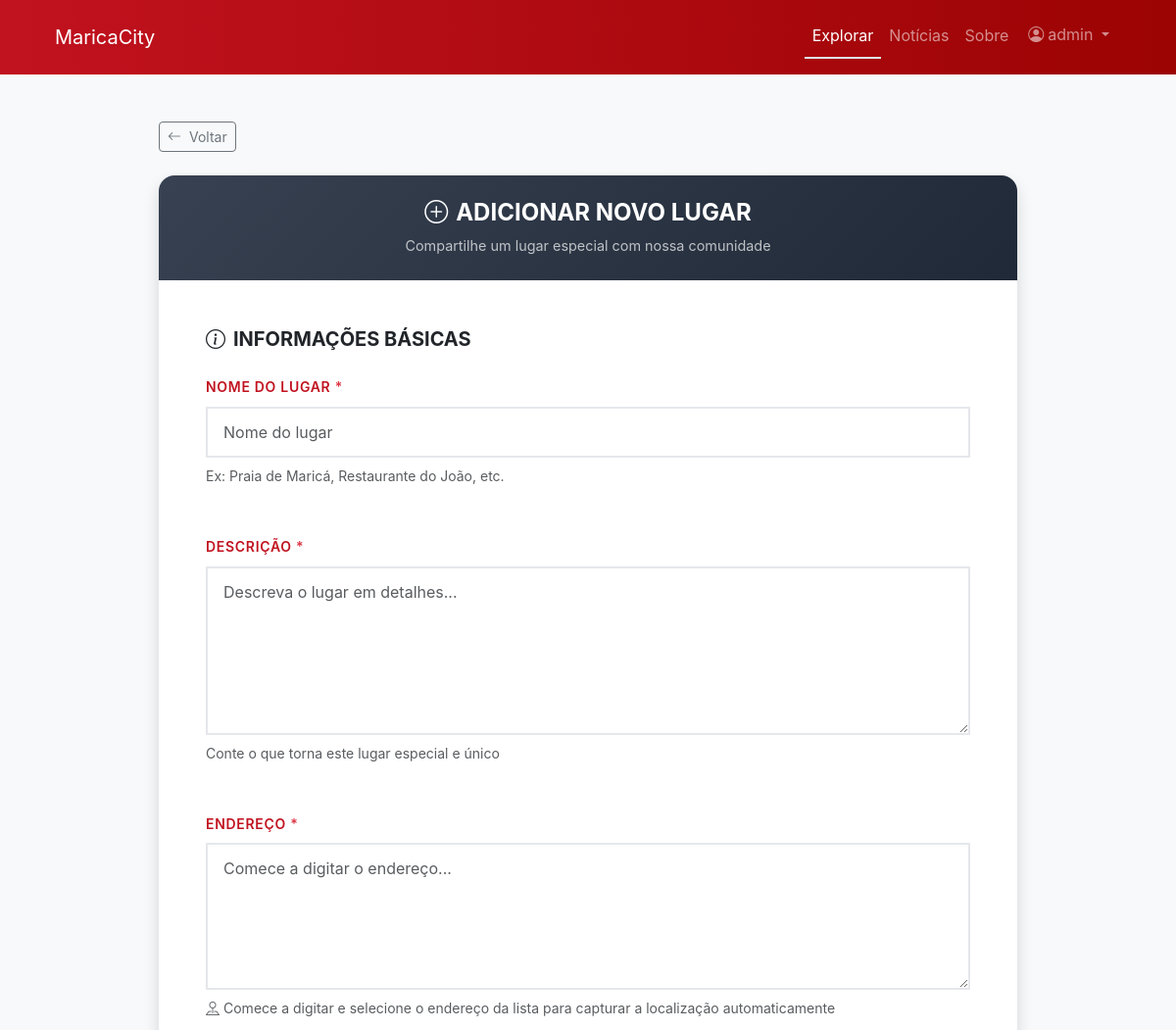
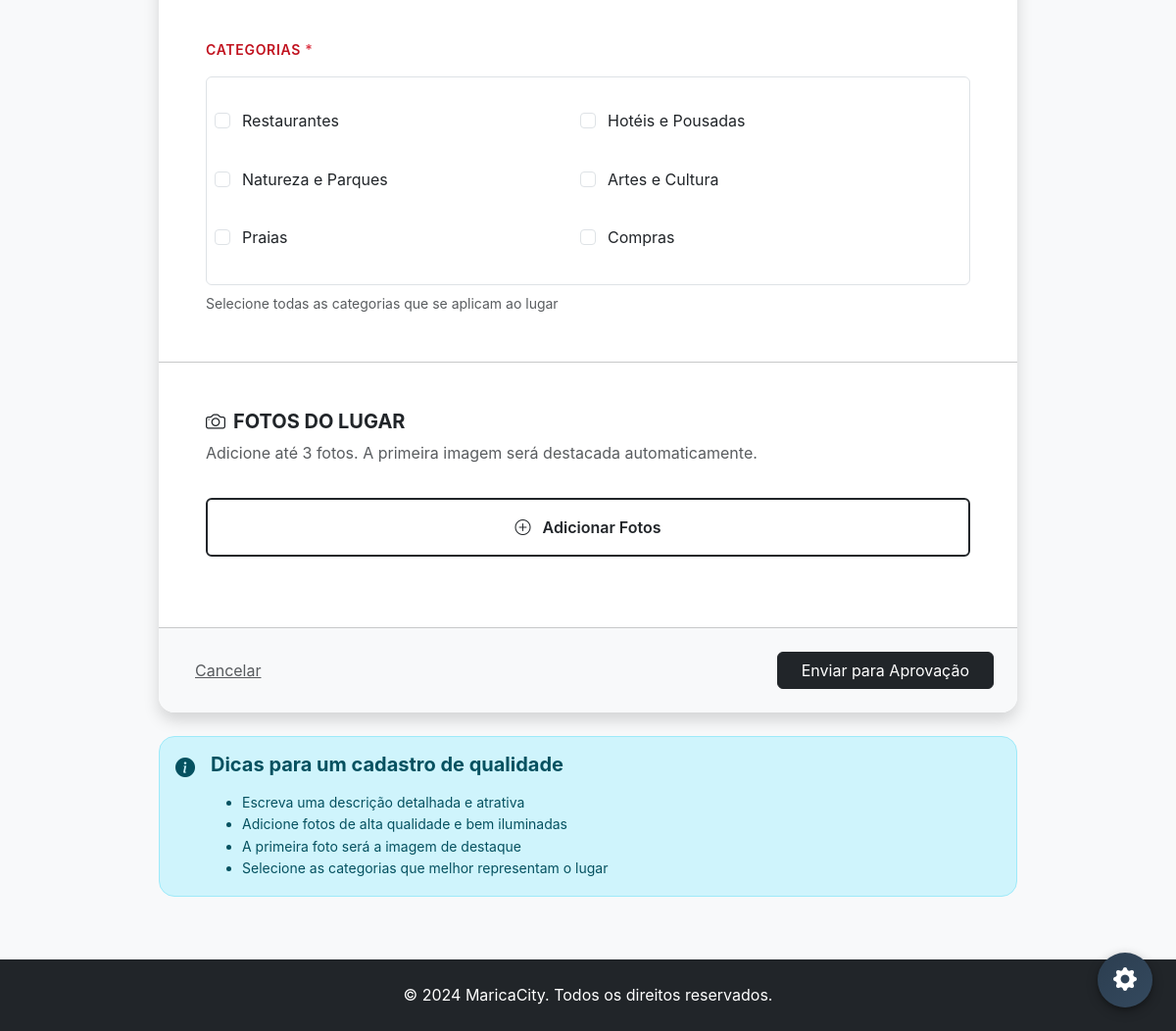
The app's page /explore/place/create/ (signed in) with its own data (2 pictures, top to bottom).
### apps/accounts/models.py (models this page shows, shortened)
class User(AbstractUser):
    @property
    def can_create_places(self):
        return self.is_authenticated
    @property
    def can_moderate(self):
        return self.is_staff or self.is_superuser
    class Meta:
        ordering = ["-created_at"]
        verbose_name = "Usuário"
        verbose_name_plural = "Usuários"
    bio = models.TextField(blank=True, null=True, help_text="Biografia do usuário")
    contact_phone = models.CharField(
        max_length=20, blank=True, null=True, help_text="Número de telefone de contato"
    )
    contact_email = models.EmailField(
        blank=True,
        null=True,
        help_text="E-mail de contato público (diferente do e-mail de login)",
    )
    contact_website = models.URLField(
        blank=True, null=True, help_text="Website ou URL de rede social"
    )
    created_at = models.DateTimeField(auto_now_add=True)
    updated_at = models.DateTimeField(auto_now=True)

### apps/explore/models.py (models this page shows, shortened)
class Category(models.Model):
    name = models.CharField(max_length=100, unique=True, help_text="Nome da categoria")
    slug = models.SlugField(
        max_length=100, unique=True, help_text="Identificador amigável para URL"
    )
    description = models.TextField(blank=True, help_text="Descrição da categoria")
    icon = models.CharField(
        max_length=50, blank=True, help_text="Classe do ícone ou emoji para a categoria"
    )
    is_active = models.BooleanField(
        default=True, help_text="Se a categoria está atualmente ativa"
    )
    display_order = models.IntegerField(
        default=0,
        help_text="Ordem em que a categoria aparece (números menores primeiro)",
    )
    created_at = models.DateTimeField(auto_now_add=True)
    updated_at = models.DateTimeField(auto_now=True)
    class Meta:
        ordering = ["display_order", "name"]
        verbose_name = "Categoria"
        verbose_name_plural = "Categorias"
        indexes = [
            models.Index(fields=["is_active", "display_order"]),
            models.Index(fields=["slug"]),
        ]
    def __str__(self):
        return self.name

### apps/explore/views.py (the view)
# urls.py: path("place/create/", views.place_create_view, name="place_create"),
@login_required
@ratelimit(key="user", rate="5/h", method="POST", block=True)
def place_create_view(request):
    if not request.user.can_create_places:
        messages.error(request, "Você não tem permissão para criar lugares.")
        return redirect("explore:explore")
    if request.method == "POST":
        form = PlaceForm(request.POST)
        formset = PlaceImageFormSet(request.POST, request.FILES)
        if form.is_valid() and formset.is_valid():
            place = form.save(commit=False)
            place.created_by = request.user
            place.is_approved = False  # Sempre começa como não aprovado
            place.save()
            form.save_m2m()
            formset.instance = place
            formset.save()
            images = place.images.all()
            if images.exists():
                primary_images = images.filter(is_primary=True)
                if not primary_images.exists():
                    first_image = images.first()
                    first_image.is_primary = True
                    first_image.save()
                elif primary_images.count() > 1:
                    primary_images.exclude(id=primary_images.first().id).update(
                        is_primary=False
                    )
            messages.success(
                request,
                f'Lugar "{place.name}" criado com sucesso! Ele será revisado por um administrador antes de aparecer no site.',
            )
            return redirect("explore:place_detail", pk=place.pk)
    else:
        form = PlaceForm()
        formset = PlaceImageFormSet()
    context = {
        "form": form,
        "formset": formset,
        "title": "Adicionar Novo Lugar",
        "submit_text": "Enviar para Aprovação",
        "GOOGLE_MAPS_API_KEY": settings.GOOGLE_MAPS_API_KEY,
    }
    return render(request, "explore/place_form.html", context)

### apps/core/context_processors.py (called while the page is built)
def google_oauth(request):
    return {
        "GOOGLE_OAUTH_CLIENT_ID": settings.GOOGLE_OAUTH_CLIENT_ID,
    }

def admin_stats(request):
    if request.user.is_authenticated and request.user.can_moderate:
        from apps.explore.models import Place
        from apps.news.models import News
        return {
            "pending_places": Place.objects.filter(
                is_approved=False, is_active=True
            ).count(),
            "draft_news": News.objects.filter(status=News.DRAFT).count(),
        }
    return {"pending_places": 0, "draft_news": 0}

### templates/explore/place_form.html (shortened to what this page needs)
{% extends 'base.html' %}
{% load static %}
{% block extra_css %}
<link rel="stylesheet" href="{% static 'css/pages/place_form.css' %}">
{% endblock %}
{% block content %}
{% include 'includes/navbar.html' with active_page='explore' navbar_class='bg-dark' navbar_style='background: linear-gradient(to right, #c1121f, #9c0303) !important;' %}
<div class="bg-light py-5">
  <div class="container" style="max-width: 900px;">
    <div class="mb-4">
      <a href="{% if place %}{% url 'explore:place_detail' place.pk %}{% else %}{% url 'explore:explore' %}{% endif %}" class="btn btn-outline-secondary btn-sm d-inline-flex align-items-center gap-2">
        <i class="bi bi-arrow-left"></i>
        <span>Voltar</span>
      </a>
    </div>
    <div class="card shadow rounded-4 overflow-hidden">
      <div class="text-white text-center py-4 px-4" style="background: linear-gradient(135deg, #374151 0%, #1f2937 100%);">
        <h1 class="h4 fw-bold text-uppercase mb-2">
          <i class="bi bi-{% if place %}pencil{% else %}plus-circle{% endif %} me-2"></i>{{ title }}
        </h1>
        <p class="mb-0" style="color: rgba(255, 255, 255, 0.7); font-size: 0.9rem;">
          {% if place %}Atualize as informações do seu lugar{% else %}Compartilhe um lugar especial com nossa comunidade{% endif %}
        </p>
      </div>
      <form method="post" enctype="multipart/form-data" id="place-form">
        <div class="card-body p-5">
          <h2 class="h5 fw-bold mb-4 text-uppercase">
            <i class="bi bi-info-circle me-2"></i>Informações Básicas
          </h2>
          <div class="mb-5">
            <label for="{{ form.name.id_for_label }}" class="form-label fw-semibold text-uppercase small mb-2">
              Nome do Lugar <span class="text-danger">*</span>
            </label>
            {{ form.name }}
            <div class="form-text mt-2">Ex: Praia de Maricá, Restaurante do João, etc.</div>
          </div>
          <div class="mb-5">
            <label for="{{ form.description.id_for_label }}" class="form-label fw-semibold text-uppercase small mb-2">
              Descrição <span class="text-danger">*</span>
            </label>
            {{ form.description }}
            <div class="form-text mt-2">Conte o que torna este lugar especial e único</div>
          </div>
          <div class="mb-5">
            <label for="{{ form.address.id_for_label }}" class="form-label fw-semibold text-uppercase small mb-2">
              Endereço <span class="text-danger">*</span>
            </label>
            {{ form.address }}
            <div class="form-text mt-2">
              <i class="bi bi-pin-map me-1" aria-hidden="true"></i>Comece a digitar e selecione o endereço da lista para capturar a localização automaticamente
            </div>
          </div>
          <div class="mb-0">
            <label class="form-label fw-semibold text-uppercase small mb-3">
              Categorias <span class="text-danger">*</span>
            </label>
            <div class="border rounded p-4 bg-white" style="max-height: 280px; overflow-y: auto;">
              <div class="row g-3">
                {% for choice in form.categories %}
                <div class="col-12 col-sm-6">
                  <div class="form-check p-2 rounded hover-bg-light">
                    {{ choice.tag }}
                    <label class="form-check-label ms-1" for="{{ choice.id_for_label }}">
                      {{ choice.choice_label }}
                    </label>
                  </div>
                </div>
                {% endfor %}
              </div>
            </div>
            <div class="form-text mt-2">Selecione todas as categorias que se aplicam ao lugar</div>
          </div>
        </div>
        <hr class="m-0">
        <div class="card-body p-5">
          <div class="mb-4">
            <h2 class="h5 fw-bold text-uppercase mb-2">
              <i class="bi bi-camera me-2"></i>Fotos do Lugar
            </h2>
            <p class="text-muted">Adicione até 3 fotos. A primeira imagem será destacada automaticamente.</p>
          </div>
          <div class="mb-4">
            <button type="button" id="add-image-btn" class="btn btn-outline-dark w-100 py-3 rounded">
              <i class="bi bi-plus-circle me-2"></i>
              <span>Adicionar Fotos</span>
            </button>
          </div>
        </div>
        <hr class="m-0">
        <div class="card-body p-4 bg-light">
          <div class="d-flex flex-column flex-sm-row justify-content-between align-items-center gap-3">
            <a href="{% if place %}{% url 'explore:place_detail' place.pk %}{% else %}{% url 'explore:explore' %}{% endif %}"
               class="btn btn-link text-muted">
              Cancelar
            </a>
            <div class="d-flex gap-2">
              <button type="submit" class="btn btn-dark px-4">
                {{ submit_text }}
              </button>
            </div>
          </div>
        </div>
      </form>
    </div>
    <div class="alert alert-info mt-4 rounded-4" role="alert">
      <div class="d-flex align-items-start">
        <i class="bi bi-info-circle-fill me-3 fs-5" aria-hidden="true"></i>
        <div>
          <h5 class="alert-heading">Dicas para um cadastro de qualidade</h5>
          <ul class="mb-0 small">
            <li>Escreva uma descrição detalhada e atrativa</li>
            <li>Adicione fotos de alta qualidade e bem iluminadas</li>
            <li>A primeira foto será a imagem de destaque</li>
            <li>Selecione as categorias que melhor representam o lugar</li>
          </ul>
        </div>
      </div>
    </div>
  </div>
</div>
{% endblock %}

### templates/includes/navbar.html (shortened to what this page needs)
{% load static %}
<nav class="navbar navbar-expand-lg navbar-dark {{ navbar_class|default:'' }}" {% if navbar_style %}style="{{ navbar_style }}"{% endif %}>
  <div class="container-fluid px-4">
    <a class="navbar-brand" href="{% url 'core:landing' %}">MaricaCity</a>
    <div class="collapse navbar-collapse" id="navbarNav">
      <ul class="navbar-nav ms-auto">
        <li class="nav-item">
          <a class="nav-link {% if active_page == 'explore' %}active border-bottom border-2{% endif %}" href="{% url 'explore:explore' %}">Explorar</a>
        </li>
        <li class="nav-item">
          <a class="nav-link {% if active_page == 'news' %}active border-bottom border-2{% endif %}" href="{% url 'news:news_list' %}">Notícias</a>
        </li>
        <li class="nav-item">
          <a class="nav-link {% if active_page == 'about' %}active border-bottom border-2{% endif %}" href="{% url 'core:about' %}">Sobre</a>
        </li>
        {% if user.is_authenticated %}
          <li class="nav-item dropdown">
            <button class="btn btn-link nav-link dropdown-toggle" type="button" data-bs-toggle="dropdown" aria-expanded="false">
              <i class="bi bi-person-circle me-1"></i>{{ user.username }}
            </button>
          </li>
        {% else %}
          {% include 'includes/login_dropdown.html' with btn_size=btn_size dropdown_id='navbar' %}
        {% endif %}
      </ul>
    </div>
  </div>
</nav>

### static/css/main.css (style rules this page uses)
:root { --primary-color: #1a1a1a; --secondary-color: #4a4a4a; --accent-color: #e74c3c; --bg-light: #f8f9fa; --bg-dark: #1a1a1a; --text-primary: #212529; --text-secondary: #6c757d; --text-light: #ffffff; --font-primary: -apple-system, BlinkMacSystemFont, 'Segoe UI', Roboto, 'Helvetica Neue', Arial, sans-serif; --font-heading: -apple-system, BlinkMacSystemFont, 'Segoe UI', Roboto, 'Helvetica Neue', Arial, sans-serif; --spacing-xs: 0.5rem; --spacing-sm: 1rem; --spacing-md: 2rem; --spacing-lg: 4rem; --spacing-xl: 6rem; --border-radius-sm: 0; --border-radius-md: 0; --border-radius-lg: 0; --border-radius-xl: 0; --transition-fast: 150ms ease; --transition-normal: 300ms ease; --transition-slow: 500ms ease; --shadow-sm: 0 2px 4px rgba(0, 0, 0, 0.1); --shadow-md: 0 4px 12px rgba(0, 0, 0, 0.15); --shadow-lg: 0 12px 24px rgba(0, 0, 0, 0.2); }
* { margin: 0; padding: 0; box-sizing: border-box; }
html { overflow-y: scroll; -ms-overflow-style: none; scrollbar-width: none; }
body { font-family: var(--font-primary); color: var(--text-primary); line-height: 1.6; -webkit-font-smoothing: antialiased; -moz-osx-font-smoothing: grayscale; overflow-x: hidden; }
h1, h2, h3, h4, h5, h6 { font-family: var(--font-heading); font-weight: 700; line-height: 1.2; margin-bottom: var(--spacing-sm); }
a { text-decoration: none; color: inherit; transition: all var(--transition-fast); }
a.nav-link { position: relative; transition: all var(--transition-fast); }
.btn-outline-dark { border-width: 2px; font-weight: 600; transition: all var(--transition-normal); }
.btn { transition: all var(--transition-fast); }
.card { border: none; border-radius: var(--border-radius-md); overflow: hidden; box-shadow: var(--shadow-sm); }
.navbar-nav .btn { padding: 7px 12px !important; line-height: 1.6 !important; }
.bi { transition: transform var(--transition-fast); }
html { scroll-behavior: smooth; }

### static/css/components/headers.css (style rules this page uses)
.navbar { padding: 1rem 2rem !important; }

### static/css/pages/place_form.css (style rules this page uses)
.form-control, .form-select { border-radius: 0; padding: 0.75rem 1rem; font-size: 1rem; border: 2px solid #e5e7eb; transition: all 0.2s ease; }
textarea.form-control { min-height: 150px; }
.form-label { color: #c1121f; letter-spacing: 0.05em; }

### records on screen
User: username "admin"
Category: choice_label "Restaurantes"
Category: choice_label "Hotéis e Pousadas"
Category: choice_label "Natureza e Parques"
Category: choice_label "Artes e Cultura"
Category: choice_label "Praias"
Category: choice_label "Compras"

### other values on screen
{{ title }} "ADICIONAR NOVO LUGAR"
{{ submit_text }} "Enviar para Aprovação"
